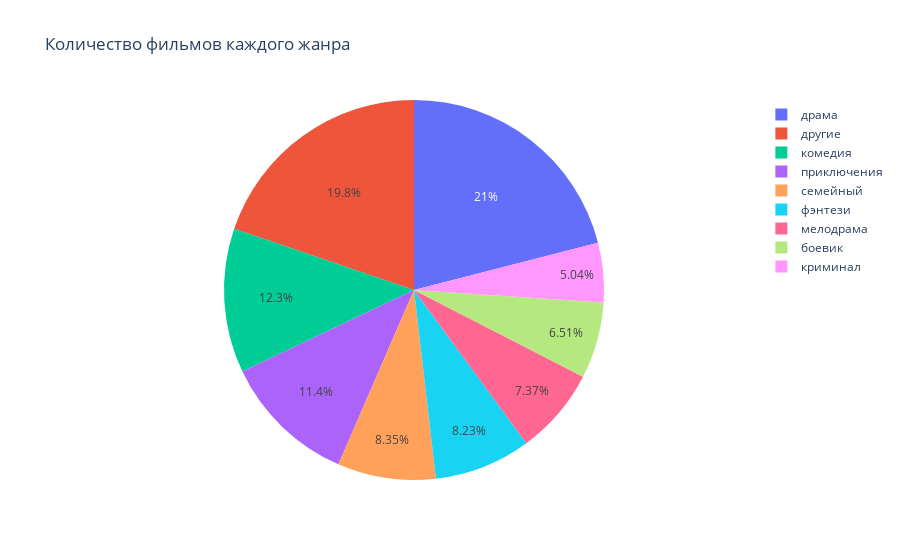
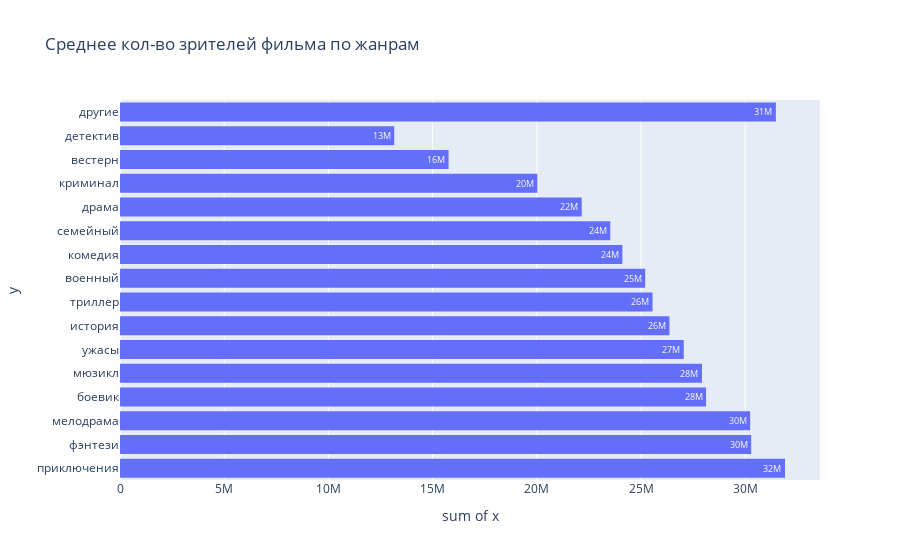

Notebook source saved alongside these figures, in order:
### Markdown cell above
#### Genre

### Code cell
count_plot(name_of_category_column='Жанр', title_name='Количество фильмов каждого жанра')
bar_plot(name_of_category_column='Жанр', name_of_measerment_column='Сборы в мире',title_name='Средние сборы фильма по жанрам в долларах')
bar_plot(name_of_category_column='Жанр', name_of_measerment_column='Сборы в США', title_name='Средние сборы фильма в США по жанрам в долларах')
bar_plot(name_of_category_column='Жанр', name_of_measerment_column='Зрители', title_name='Среднее кол-во зрителей фильма по жанрам')
#bar_plot(name_of_category_column='Жанр', name_of_measerment_column='Оценка фильма', title_name='Средняя оценка фильма по жанрам', scale_of_axis=[8,8.5])

### Figure 1 — Plotly figure (JSON) as saved in the notebook; plotly's stock layout.template omitted (floating-point values rounded to 4 significant figures)
{"data": [{"domain": {"x": [0, 1], "y": [0, 1]}, "hovertemplate": "variable=%{label}<br>value=%{value}<extra></extra>", "labels": ["драма", "комедия", "приключения", "семейный", "фэнтези", "мелодрама", "боевик", "криминал", "другие", "другие", "другие", "другие", "другие", "другие", "другие", "другие", "другие", "другие"], "legendgroup": "", "name": "", "showlegend": true, "type": "pie", "values": [171, 100, 93, 68, 67, 60, 53, 41, 27, 27, 24, 23, 21, 20, 6, 6, 5, 2]}], "layout": {"legend": {"tracegroupgap": 0}, "title": {"text": "Количество фильмов каждого жанра"}}}

### Figure 2 — Plotly figure (JSON) as saved in the notebook; plotly's stock layout.template omitted (floating-point values rounded to 4 significant figures)
{"data": [{"alignmentgroup": "True", "bingroup": "y", "histfunc": "sum", "hovertemplate": "sum of x=%{x}<br>y=%{y}<extra></extra>", "legendgroup": "", "marker": {"color": "#636efa", "pattern": {"shape": ""}}, "name": "", "offsetgroup": "", "orientation": "h", "showlegend": false, "texttemplate": "%{value:.2s}", "type": "histogram", "x": [31910000.0, 30290000.0, 30240000.0, 28120000.0, 27925070, 27050000, 26360000.0, 25560000.0, 25200000.0, 24106559, 23530000.0, 22160000.0, 20020000.0, 15770000.0, 13160000.0, 10967940, 10250000.0, 10250000], "xaxis": "x", "y": ["приключения", "фэнтези", "мелодрама", "боевик", "мюзикл", "ужасы", "история", "триллер", "военный", "комедия", "семейный", "драма", "криминал", "вестерн", "детектив", "другие", "другие", "другие"], "yaxis": "y"}], "layout": {"barmode": "stack", "legend": {"tracegroupgap": 0}, "title": {"text": "Среднее кол-во зрителей фильма по жанрам"}, "xaxis": {"anchor": "y", "categoryorder": "total descending", "domain": [0, 1], "title": {"text": "sum of x"}}, "yaxis": {"anchor": "x", "domain": [0, 1], "title": {"text": "y"}}}}
